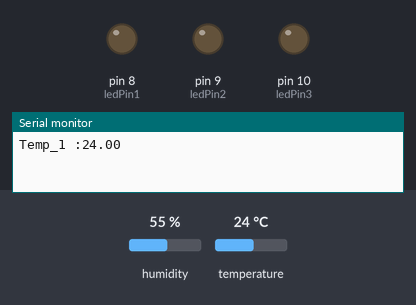
Recording of a sketch running on a simulated Arduino Uno, built with avr-gcc and run on an emulated ATmega328P. On the bench: output pins drawn as LEDs (lit = HIGH), the last lines printed to the serial monitor. The inputs (shaded band) are chosen by the test bench; at power-on: humidity 55 %, temperature 24 °C.

Above: at 2.5 s.
At 7.0 s:
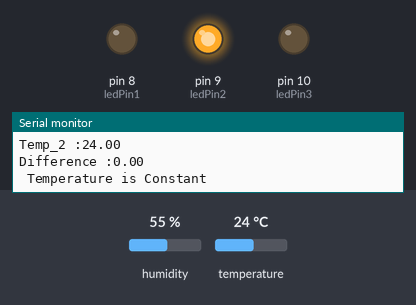
Timing chart, 0 to 11.8 s (numbered marks = the images above):
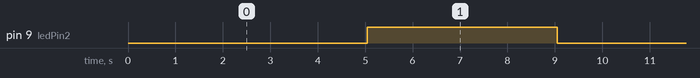

The sketch:

Test_11March2019_task3.ino
```cpp
#include<dht.h>
dht ob;
const int ledPin1 =8; // for blue LED
const int ledPin2 =9; // for Green LED
const int ledPin3 =10; //for Red LED

void setup() {
  // put your setup code here, to run once:
  Serial.begin(9600);

  pinMode(ledPin1, OUTPUT); //blue LED
  pinMode(ledPin2, OUTPUT);
  pinMode(ledPin3, OUTPUT);

}

void loop() {
  // put your main code here, to run repeatedly:

ob.read11(A0);
Serial.println("");
Serial.print("Temp_1 :");
Serial.print(ob.temperature);
float t1=ob.temperature;
Serial.println("");

delay(5000);    //5 second delay to get the next temperature value

ob.read11(A0);
Serial.print("Temp_2 :");
Serial.print(ob.temperature);
float t2=ob.temperature;
Serial.println("");

float  difference;
difference=t2-t1;
Serial.print("Difference :");
Serial.print(difference);
Serial.println("");

if(difference>0)                 //Temp is increasing.
{
  digitalWrite(ledPin3, HIGH);  //RED LIGHT
  Serial.print(" Temperature is increasing");
}
else if(difference<0)           //Temp is increasing.
{
  digitalWrite(ledPin1, HIGH);  //BLUE
    Serial.print(" Temperature is decreasing");
}
else{                           //Temp is Constant.
  digitalWrite(ledPin2, HIGH);  //GREEN
    Serial.print(" Temperature is Constant");
}
delay(4000);
digitalWrite(ledPin3, LOW);  //RED LIGHT
digitalWrite(ledPin1, LOW);  //BLUE
digitalWrite(ledPin2, LOW);  //GREEN
}
```

Measured:
- by itself, pin 9 (ledPin2): alternates HIGH for 4.0 s and LOW for 5.0 s
